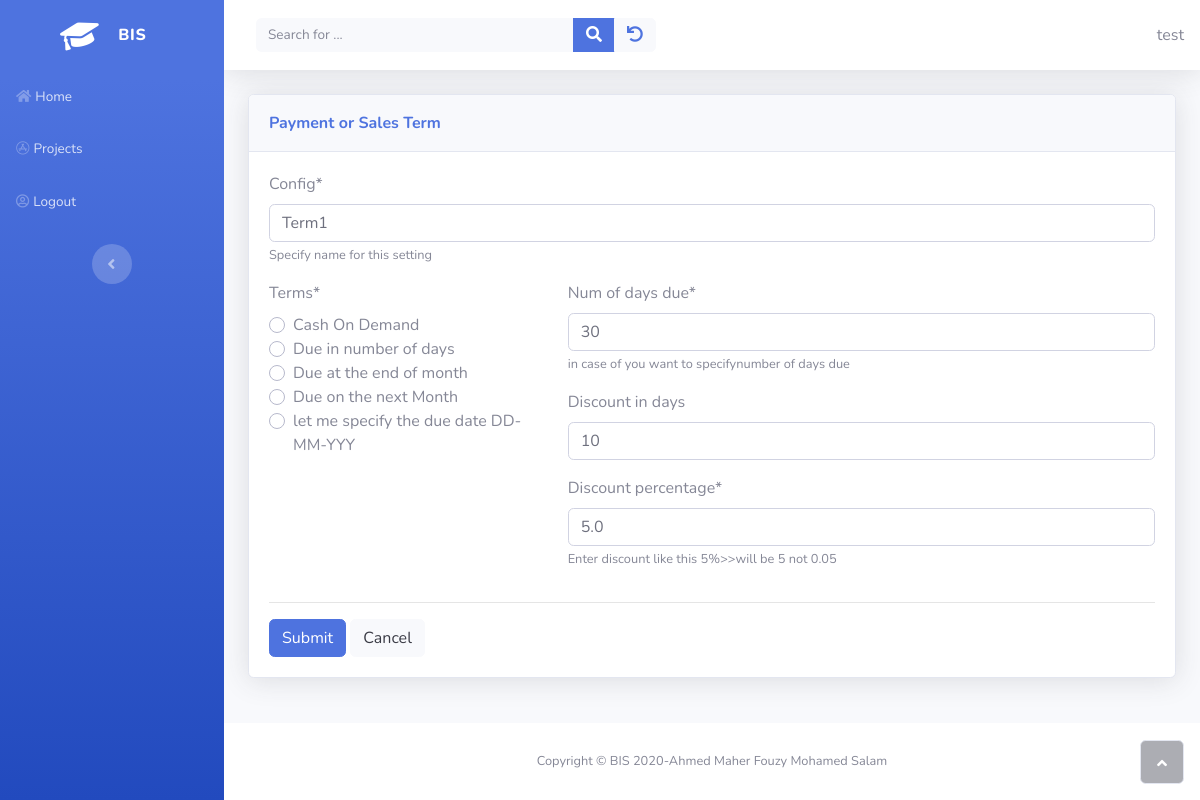
The page /inventory/update_term/2 (signed in) on the database as committed earlier.
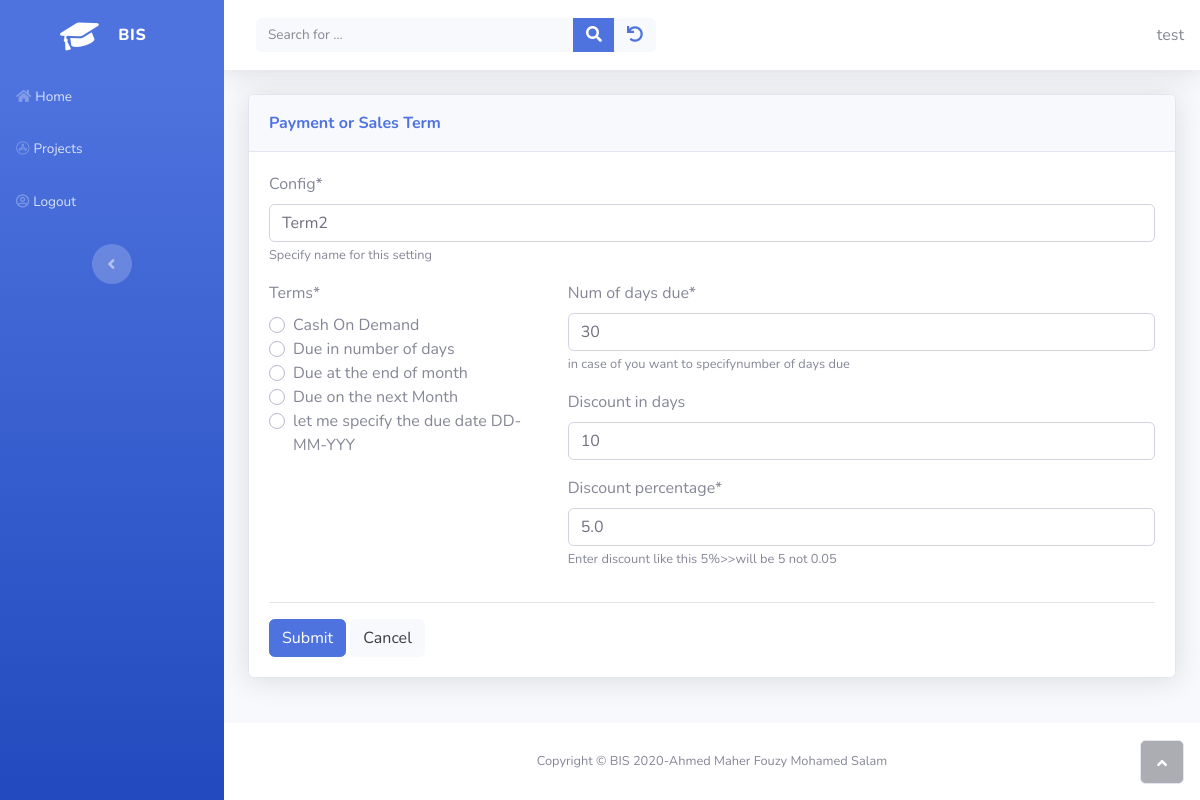
The same page on the database as committed later.
### inventory/models.py (models this page shows, shortened)
class PaymentSalesTerm(models.Model):
    class Term(models.IntegerChoices):
        ON_DEMAND = 1 , _("Cash On Demand")
        DAYS = 2, _("Due in number of days")
        END_OF_MONTH = 3,_("Due at the end of month")
        NEXT_MONTH = 4,_("Due on the next Month")
        OTHER = 5, _("let me specify the due date DD-MM-YYY")
    owner = models.ForeignKey(get_user_model(), on_delete=models.CASCADE)
    config = models.CharField(
        max_length=100,
        help_text="Specify name for this setting"
        )
    terms = models.IntegerField(choices=Term.choices , default=Term.DAYS , blank=False)
    num_of_days_due = models.PositiveSmallIntegerField(
        help_text="in case of you want to specifynumber of days due"
    )
    discount_in_days = models.PositiveSmallIntegerField(
        validators=[MaxValueValidator(32)] ,
        null = True,
        blank = True
    )
    discount_percentage = models.FloatField(
        help_text="Enter discount like this 5%>>will be  5 not 0.05",
    )

### inventory/views.py (the view)
# urls.py: path('update_term/<int:pk>' , views.UpdateTermView.as_view(success_url=reverse_lazy('inventory:list_term')) , name="update_term" ),
class UpdateTermView(OwnerUpdateView):
    model = PaymentSalesTerm
    form_class  = PaymentSalesTermForm
    template_name = "inventory/term_form.html"

### inventory/forms.py
class PaymentSalesTermForm(forms.ModelForm):
    class Meta:
        model = PaymentSalesTerm
        fields = ['config' , 'terms' , 'num_of_days_due' , 'discount_in_days' , 'discount_percentage']
    def __init__(self, *args, **kwargs):
        super().__init__(*args, **kwargs)
        self.helper = FormHelper()
        self.helper.layout = Layout(
            'config',
            Row(
                Column(InlineRadios('terms') , css_class="col-4"),
                Column('num_of_days_due' , 'discount_in_days' , 'discount_percentage') )
        )
        self.helper.form_tag = False

### home/owner.py (called while the page is built)
    def get_queryset(self):
        qs = super(OwnerUpdateView, self).get_queryset()
        return qs.filter(owner=self.request.user)

### inventory/templates/inventory/term_form.html
{% extends 'home/form.html' %}
{% block cardheader %} Payment or Sales Term {% endblock %}
{% block formblock %}
    {% load crispy_forms_tags %}
    {% crispy form %}
{% endblock %}

Rows that differ between the two databases and show on the page:
changed PaymentSalesTerm: config "Term1" → "Term2"
